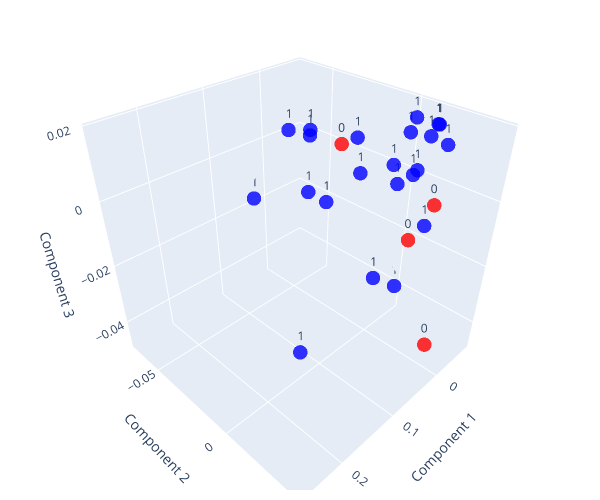

The cell this chart's notebook holds for it:
### Markdown cell above
LF÷HF Ratio is vital for PCA isolation of metrics

### Code cell
import numpy as np
import pandas as pd
import seaborn as sns
from sklearn.preprocessing import StandardScaler
from sklearn.decomposition import PCA

# Analyzing the PCA results from frequency metrics
# Let's create a visualization to understand the contribution of each frequency metric to the PCA components

import matplotlib.pyplot as plt

pca, clusters, kmeans, pca_data, dpn = run_pca(freq_median[metric+['DPN']])
plot_pca(pca_data, kmeans, dpn)

# Print the equations for each dimension
print("PCA Equations for each dimension:")
for i, component in enumerate(pca.components_):
    equation = f"PC{i+1} = "
    terms = []
    for j, coef in enumerate(component):
        if abs(coef) > 0.01:  # Only include meaningful coefficients
            terms.append(f"{coef:.3f} × {freq_median.columns[j]}")
    equation += " + ".join(terms)
    print(equation)

### Figure 1 — Plotly figure (JSON) as saved in the notebook; plotly's stock layout.template omitted (floating-point values rounded to 4 significant figures)
{"data": [{"marker": {"color": ["blue", "blue", "blue", "blue", "blue", "blue", "blue", "blue", "blue", "blue", "blue", "blue", "blue", "blue", "blue", "blue", "blue", "blue", "blue", "blue", "blue", "blue", "red", "red", "red", "red"], "opacity": 0.8, "size": 5}, "mode": "markers+text", "text": ["1", "1", "1", "1", "1", "1", "1", "1", "1", "1", "1", "1", "1", "1", "1", "1", "1", "1", "1", "1", "1", "1", "0", "0", "0", "0"], "textposition": "top center", "type": "scatter3d", "x": [-0.01016, 0.04242, 0.00246, 0.03179, -0.004484, -0.03674, -0.02586, -0.02535, -0.04002, 0.03876, -0.07051, -0.001242, 0.2614, 0.07204, 0.001394, -0.02973, -0.03694, 0.01095, -0.02137, -0.03045, -0.02843, -0.04567, -0.01965, 0.006062, -0.02912, -0.01153], "y": [-0.01166, -0.02572, 0.008244, -0.06838, 0.009386, 0.00809, -0.003534, 0.01193, 0.01756, -0.02773, -0.0004402, 0.02523, 0.03977, -0.007021, -0.03878, 0.02493, 0.01133, -0.04938, -0.01735, 0.007339, 0.01729, 0.01696, 0.01476, -0.01855, 0.02933, 0.0264], "z": [0.0007837, 0.01371, 0.00852, -0.0178, 0.002954, 0.01846, -0.03364, 0.004553, 0.01824, -0.005002, -0.04068, -0.004808, -0.004966, -9.984e-05, 0.007102, 0.01506, 0.004882, 0.007279, 0.009188, 0.01484, 0.01585, 0.01773, -0.01393, 0.008899, -0.04771, 0.0005785]}], "layout": {"height": 500, "margin": {"b": 10, "l": 10, "r": 10, "t": 10}, "scene": {"aspectmode": "cube", "aspectratio": {"x": 1, "y": 1, "z": 1}, "xaxis": {"title": {"text": "Component 1"}}, "yaxis": {"title": {"text": "Component 2"}}, "zaxis": {"title": {"text": "Component 3"}}}, "width": 600}}
